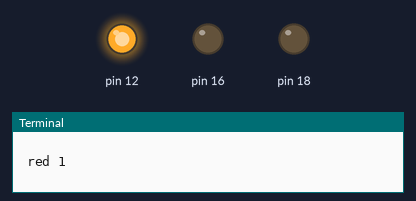
The program below on a simulated Raspberry Pi (header pin numbers). Shown: output pins drawn as LEDs (lit = HIGH), the last lines printed to the terminal. At 8.0 s the program stops and its outputs stay as they are.

Above: at 0.1 s.
At 2.1 s:
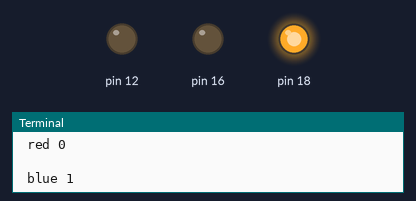
At 4.1 s:
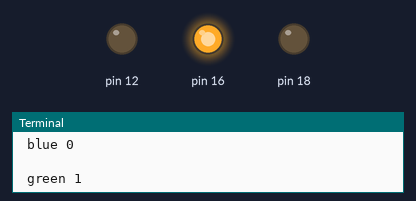
At 7.1 s:
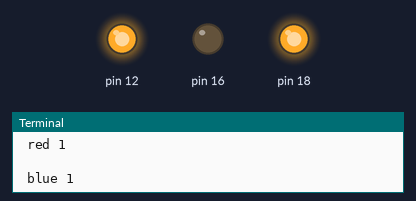
At 8.1 s:
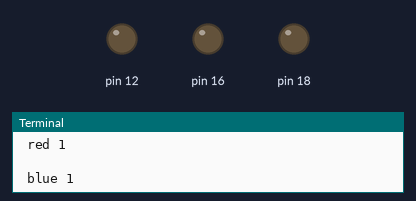
Timing chart, 0 to 9.5 s (numbered marks = the images above):
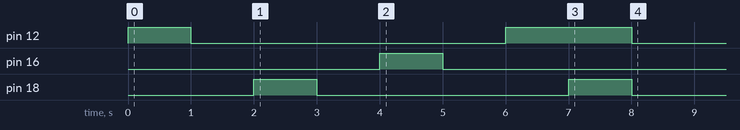

The program:

three_led.py
```python
__author__ = 'bhavinpatel'

import RPi.GPIO as g
import time
import random


class Diode:

	def __init__(self , red = 12 , blue = 18 , green =16):
		self.red = red
		self.blue = blue
		self.green = green
		self.defaultSleep = 1

		g.setmode( g.BOARD )
		g.setup( self.red , g.OUT )
		g.setup( self.blue , g.OUT )
		g.setup ( self.green , g.OUT )

	def sleep(self , sleepTime = 1):
		time.sleep(sleepTime )

	def redLed(self , status=1) :
		print "\n red %d" % status
		g.output ( self.red , status )
		self.sleep()

	def blueLed( self , status=0):
		print "\n blue %d " % status
		g.output( self.blue, status )
		self.sleep()

	def greenLed(self, status=0):
		print "\n green %d " % status
		g.output( self.green , status)
		self.sleep()

	def off( self):
		g.output( self.red , 0)
		g.output( self.blue , 0)
		g.output( self.green , 0)


	def __def__(self):
		g.cleanup()

if __name__ == "__main__":
	d = Diode()
	d.redLed(True)
	d.redLed(False)

	d.blueLed(True)
	d.blueLed(False)

	d.greenLed(True)
	d.greenLed(False)


	d.redLed(True)
	d.blueLed(True)

	d.off()
```

Measured:
- by itself, pin 12: LOW → HIGH at 0.00 s, → LOW 1.0 s later, → HIGH 5.0 s later, → LOW 2.0 s later
- by itself, pin 16: LOW → HIGH at 4.0 s, → LOW 1.0 s later
- by itself, pin 18: alternates HIGH for 1.0 s and LOW for 4.0 s
